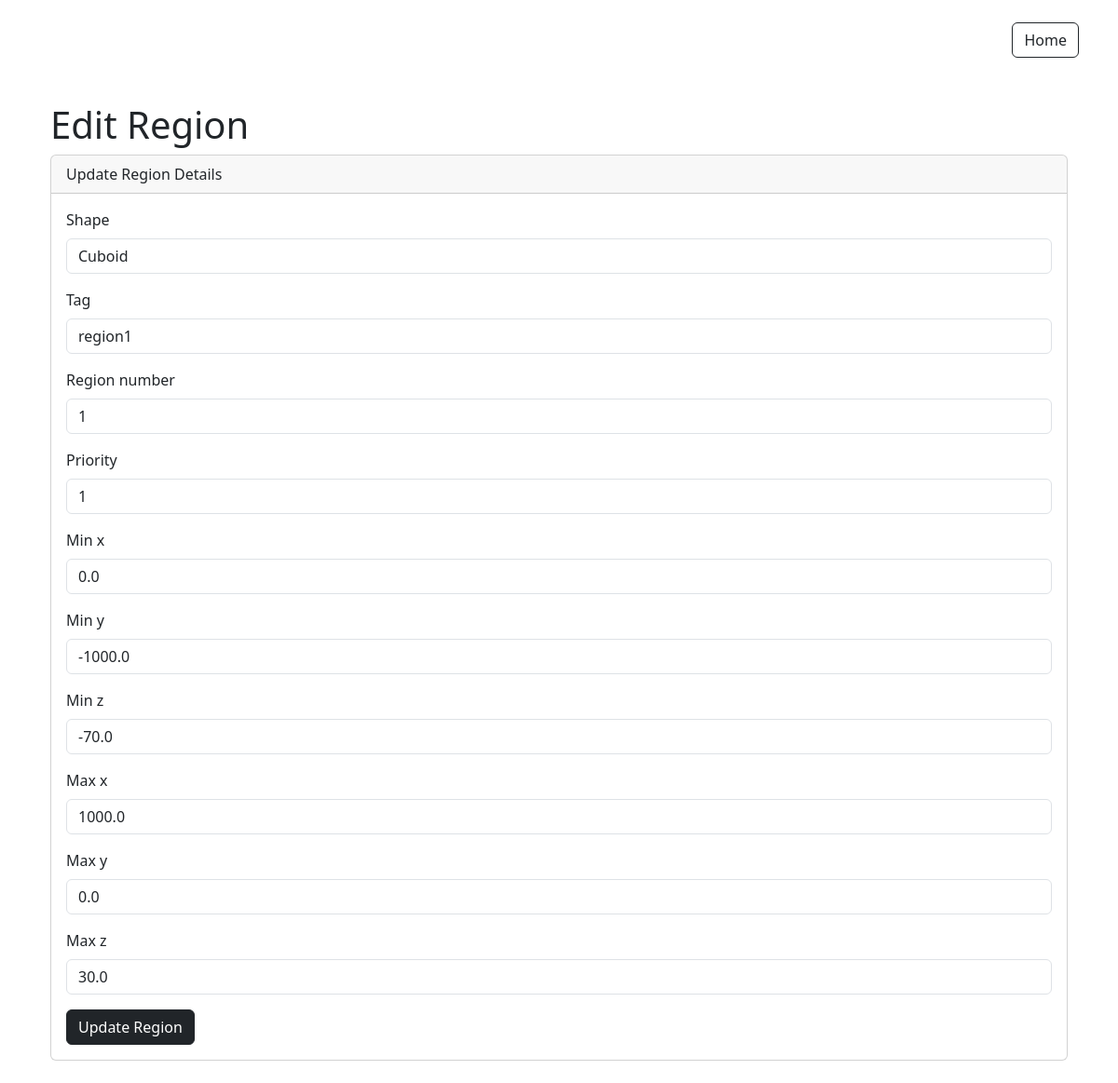
Screenshot of /regions/edit/1/ with the database file from the repository.
### regions/models.py (models this page shows)
class BaseRegion(models.Model):
    shape = models.CharField(max_length=10, choices=RegionShape.choices)
    tag = models.CharField(
        max_length=100,
        unique=True,
        validators=[RegexValidator(
            regex='^[A-Za-z0-9]+$',
            message='Tag must be alphanumeric.',
            code='invalid_tag'
        )]
    )
    region_number = models.IntegerField(
        validators=[MinValueValidator(1)],
        unique=True
    )
    priority = models.IntegerField(
        validators=[MinValueValidator(1)]
    )
    class Meta:
        abstract = True

class Region(BaseRegion):
    min_x = models.FloatField()
    min_y = models.FloatField()
    min_z = models.FloatField()
    max_x = models.FloatField()
    max_y = models.FloatField()
    max_z = models.FloatField()
    class Meta:
        constraints = [
            models.CheckConstraint(check=models.Q(region_number__gte=1), name='region_number_gte_1'),
            models.CheckConstraint(check=models.Q(priority__gte=1), name='priority_gte_1')
        ]

### regions/views.py (the view)
# urls.py: path('edit/<int:pk>/', RegionUpdateView.as_view(), name='edit_region'),
class RegionUpdateView(UpdateView):
    model = Region
    form_class = RegionForm
    template_name = 'regions/edit_region.html'
    success_url = reverse_lazy('regions:region_list')

### regions/templates/regions/edit_region.html (shortened to what this page needs)
{% extends 'base.html' %}
{% load static %}
{% load widget_tweaks %}
{% block content %}
<div class="container mt-5 regions-header">
    <h1>Edit Region</h1>
    <div class="card mb-4 form-container">
        <div class="card-header">
            Update Region Details
        </div>
        <div class="card-body">
            <form method="post" id="regionForm">
                {% for field in form %}
                <div class="mb-3">
                    <label for="{{ field.id_for_label }}" class="form-label">{{ field.label }}</label>
                    {{ field|add_class:"form-control" }}
                </div>
                {% endfor %}
                <button type="submit" class="btn btn-dark">Update Region</button>
            </form>
        </div>
    </div>
</div>
{% endblock %}

### rows the page displays
Region: form "Cuboid" "region1" "1" "1" "0.0" "-1000.0" "-70.0" "1000.0" "0.0" "30.0"

### other values shown
{{ field.label }} "Shape" "Tag" "Region number" "Priority" "Min x" "Min y" "Min z" "Max x" "Max y" "Max z"
